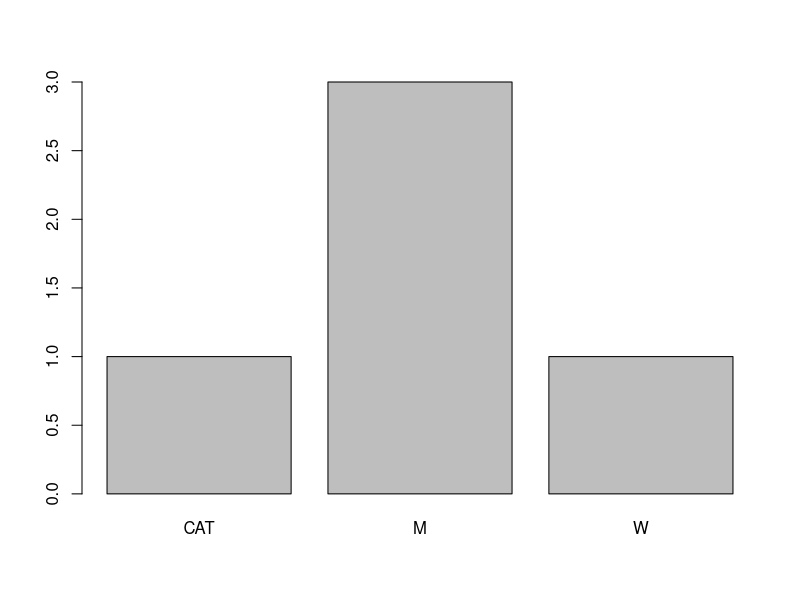
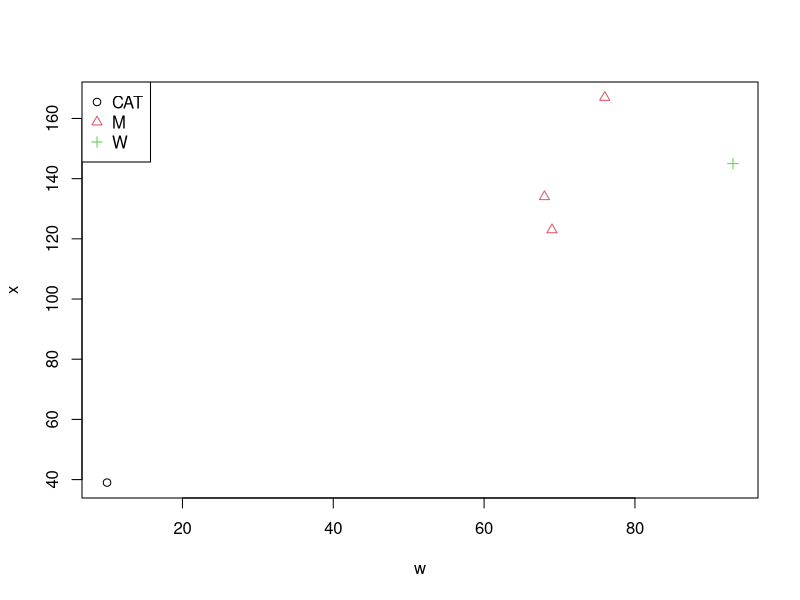

Generate these figures, in order, with R:
x = c(123,134,145,167,39)
m = c('M','M','W','M','CAT')
x.f = factor(x)
m.f = factor(m)
 is.character(x.f)
 is.character(m.f)
 is.factor(x.f)
 is.factor(m.f)
 plot(m.f)
w = c(69,68,93,76,10)
plot(w,x,pch = as.numeric((m.f)),col = as.numeric(m.f))
legend("topleft",pch=1:3,col = 1:3,legend =levels(m.f))
t = c('XXS','XXS','XS','S','XXXXXS')
t.f = factor(t)
t.o=ordered(t.f,levels = c('XXXXXS','XXS','XS','S'))
h = c(8,20,NA,NA,2)
mean(h,na.rm = TRUE)
mean(na.omit(h))
a = c(1,1,1,2,2,3,2,1,5,1)
mean(a)
h[is.na(h)] <- mean(na.omit(h))
names = c('Олег','Олег','Жея','Олег','Кошка')
df = data.frame(weight = w,height = x, size = t.o,sex = m.f)
df[,1]
df[[1]]
df[,"weight"]
df[df$sex=='W',]
df[order(df$sex,df$height),]
